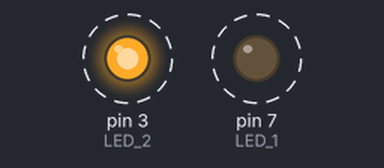
Bench run of a sketch on a simulated Arduino Uno, built with avr-gcc and run on an emulated ATmega328P. Shown: output pins drawn as LEDs (lit = HIGH). Dashed ring = blinking. What the sketch prints to the serial monitor is not drawn.

Above: at 0.45 s.
Timing chart, 0 to 4.6 s (numbered marks = the images above):
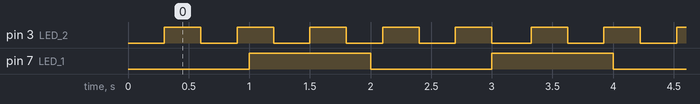

The sketch:

Threads_Test.ino
```cpp
#include "Thread_manage.hpp"
#include <Thread.h>
#include <ThreadController.h>

ThreadController controll = ThreadController();

Thread Thread_1 = Thread();
Thread Thread_2 = Thread();


void setup() {
  // put your setup code here, to run once:
Serial.begin(9600);

pinMode(LED_1, OUTPUT);
pinMode(LED_2, OUTPUT);

Thread_1.onRun(callthread_1);
Thread_1.setInterval(1000);

Thread_2.onRun(callthread_2);
Thread_2.setInterval(300);

controll.add(&Thread_1);
controll.add(&Thread_2);


}

void loop() {
  // put your main code here, to run repeatedly:
controll.run();

}
```

Thread_manage.cpp
```cpp
#include "Thread_manage.hpp"


int LED_1 = 7;
int LED_2 = 3;

void callthread_1()
{
  static bool ledstatus = false;
  ledstatus = !ledstatus;

  digitalWrite(LED_1, ledstatus);

  Serial.print("COOL! I0m running on: ");
  Serial.print(millis());
  Serial.println("This is thread_1");
}

void callthread_2()
{
  static bool ledstatus = false;
  ledstatus = !ledstatus;

  digitalWrite(LED_2, ledstatus);

  Serial.print("COOL! I0m running on: ");
  Serial.print(millis());
  Serial.println("This is thread_2");
}
```

Thread_manage.hpp
```cpp
#ifndef Thread_manage
#define Thread_manage

#include <Arduino.h>

extern int LED_1;
extern int LED_2;

void callthread_1();


void callthread_2();


#endif /* Thread_manage */
```

Measured:
- by itself, pin 3 (LED_2): alternates HIGH for 0.30 s and LOW for 0.30 s
- by itself, pin 7 (LED_1): alternates HIGH for 1.0 s and LOW for 1.0 s
- by itself, everything shown: repeats every 6.0 s, in 24 steps
